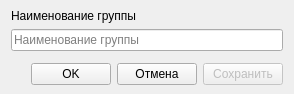
<?xml version="1.0" encoding="UTF-8"?>
<ui version="4.0">
 <class>FormContactGroupCard</class>
 <widget class="QDialog" name="FormContactGroupCard">
  <property name="geometry">
   <rect>
    <x>0</x>
    <y>0</y>
    <width>294</width>
    <height>94</height>
   </rect>
  </property>
  <property name="windowTitle">
   <string>Группа контактов</string>
  </property>
  <layout class="QVBoxLayout" name="verticalLayout">
   <property name="topMargin">
    <number>9</number>
   </property>
   <property name="bottomMargin">
    <number>9</number>
   </property>
   <item>
    <widget class="QLabel" name="label">
     <property name="sizePolicy">
      <sizepolicy hsizetype="Fixed" vsizetype="Fixed">
       <horstretch>0</horstretch>
       <verstretch>0</verstretch>
      </sizepolicy>
     </property>
     <property name="text">
      <string>Наименование группы</string>
     </property>
    </widget>
   </item>
   <item>
    <widget class="QLineEdit" name="edtName">
     <property name="toolTip">
      <string>Введите здесь наименование группы</string>
     </property>
     <property name="maxLength">
      <number>50</number>
     </property>
     <property name="placeholderText">
      <string>Наименование группы</string>
     </property>
    </widget>
   </item>
   <item>
    <spacer name="verticalSpacer">
     <property name="orientation">
      <enum>Qt::Vertical</enum>
     </property>
     <property name="sizeHint" stdset="0">
      <size>
       <width>20</width>
       <height>40</height>
      </size>
     </property>
    </spacer>
   </item>
   <item>
    <layout class="QHBoxLayout" name="horizontalLayout">
     <item>
      <spacer name="horizontalSpacer">
       <property name="orientation">
        <enum>Qt::Horizontal</enum>
       </property>
       <property name="sizeHint" stdset="0">
        <size>
         <width>40</width>
         <height>20</height>
        </size>
       </property>
      </spacer>
     </item>
     <item>
      <widget class="QPushButton" name="btnOK">
       <property name="minimumSize">
        <size>
         <width>0</width>
         <height>0</height>
        </size>
       </property>
       <property name="maximumSize">
        <size>
         <width>16777215</width>
         <height>16777215</height>
        </size>
       </property>
       <property name="text">
        <string>OK</string>
       </property>
       <property name="iconSize">
        <size>
         <width>20</width>
         <height>20</height>
        </size>
       </property>
      </widget>
     </item>
     <item>
      <widget class="QPushButton" name="btnCancel">
       <property name="minimumSize">
        <size>
         <width>0</width>
         <height>0</height>
        </size>
       </property>
       <property name="maximumSize">
        <size>
         <width>16777215</width>
         <height>16777215</height>
        </size>
       </property>
       <property name="text">
        <string>Отмена</string>
       </property>
       <property name="iconSize">
        <size>
         <width>20</width>
         <height>20</height>
        </size>
       </property>
      </widget>
     </item>
     <item>
      <widget class="QPushButton" name="btnSave">
       <property name="enabled">
        <bool>false</bool>
       </property>
       <property name="sizePolicy">
        <sizepolicy hsizetype="Preferred" vsizetype="Preferred">
         <horstretch>0</horstretch>
         <verstretch>0</verstretch>
        </sizepolicy>
       </property>
       <property name="minimumSize">
        <size>
         <width>0</width>
         <height>0</height>
        </size>
       </property>
       <property name="maximumSize">
        <size>
         <width>16777215</width>
         <height>16777215</height>
        </size>
       </property>
       <property name="text">
        <string>Сохранить</string>
       </property>
       <property name="iconSize">
        <size>
         <width>20</width>
         <height>20</height>
        </size>
       </property>
       <property name="default">
        <bool>true</bool>
       </property>
      </widget>
     </item>
    </layout>
   </item>
  </layout>
 </widget>
 <resources/>
 <connections/>
</ui>
